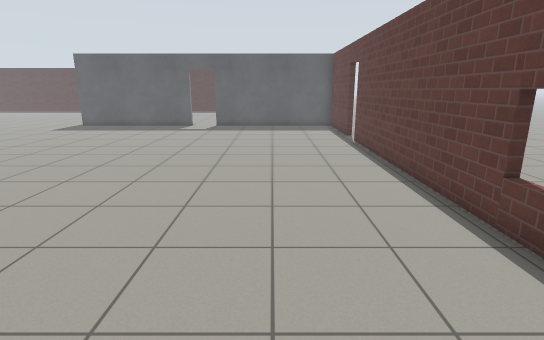
view 1 (above)

17 first-person views from a walk through a Gazebo world. The camera is 1.3 m above the floor, tilts 14° down and sees 80° across. The floor is counted in squares, 0.5 m on a side. Each view is taken from the middle of a square. On the plan, view 1 faces up. The plan holds only what a view shows up to about 20 squares ahead; the rest is blank. The place goes on beyond the plan. Robots are left out. Gazebo's built-in surfaces are drawn with simple patterns.

view 2
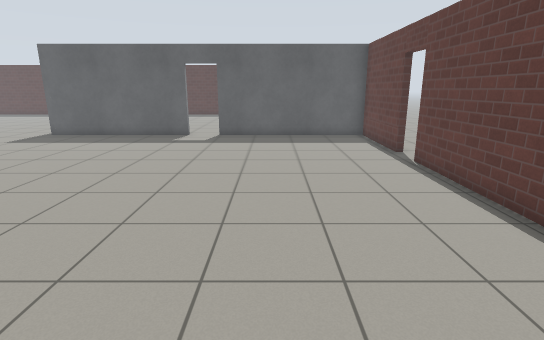

view 3
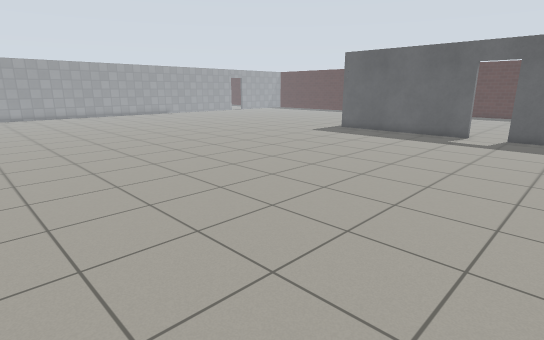

view 4
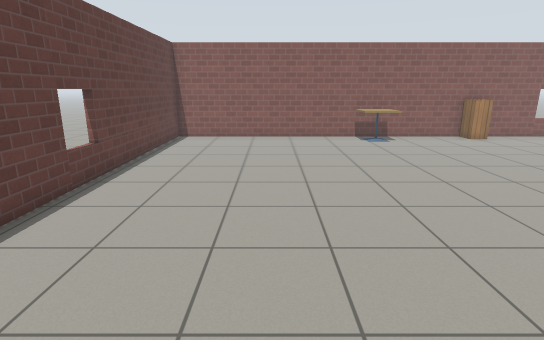

view 5
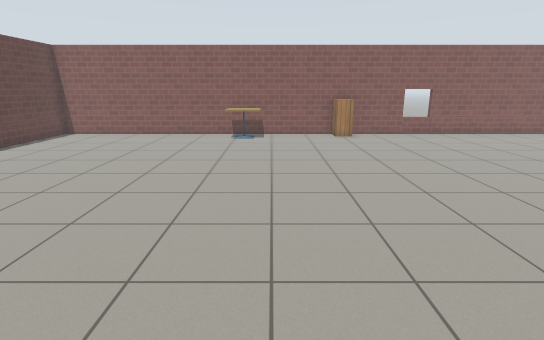

view 6
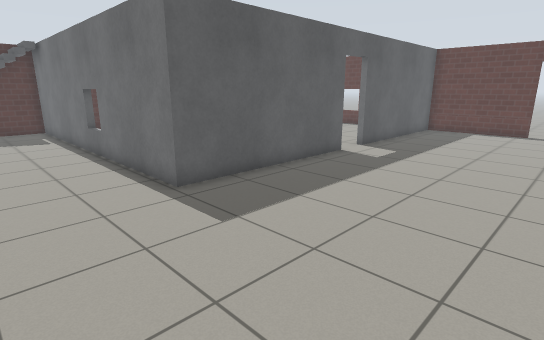

view 7
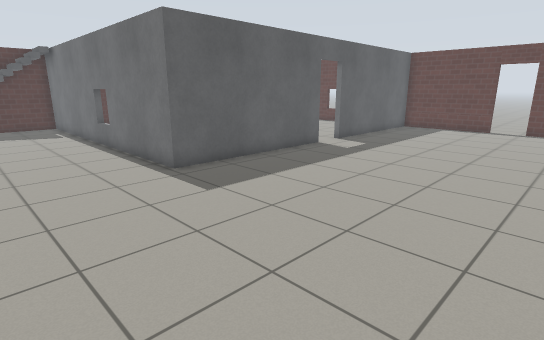

view 8
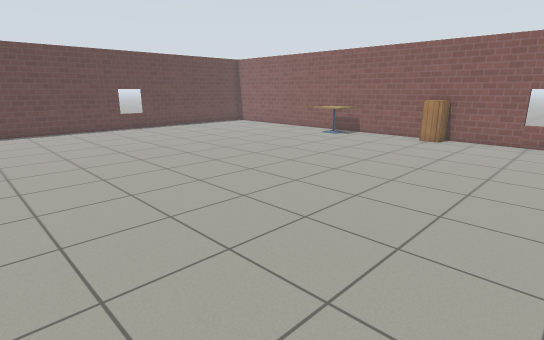

view 9
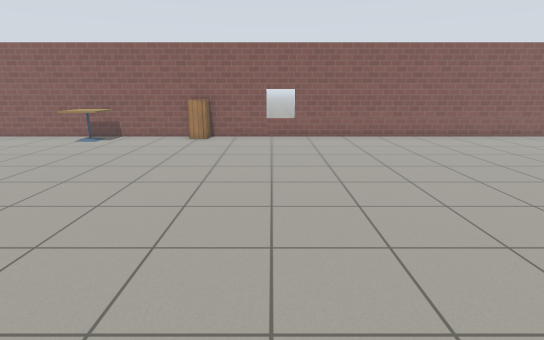

view 10
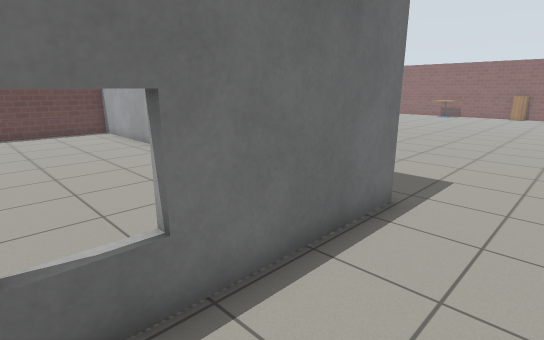

view 11
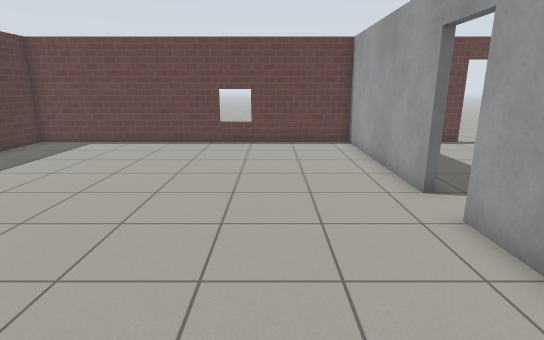

view 12
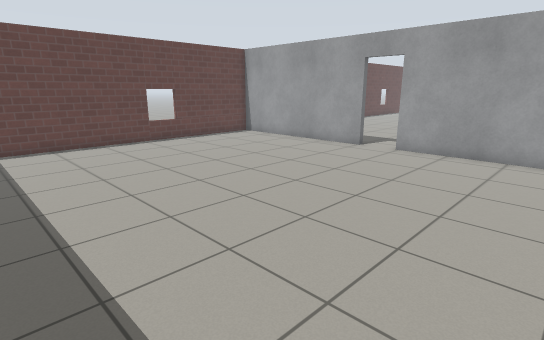

view 13
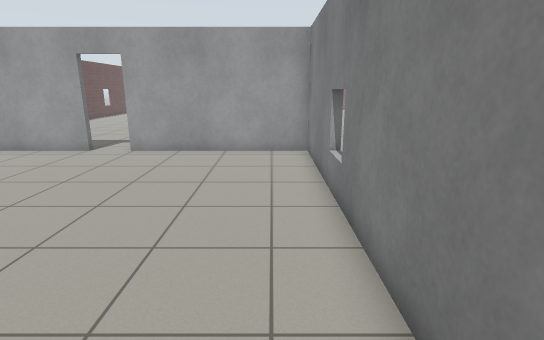

view 14
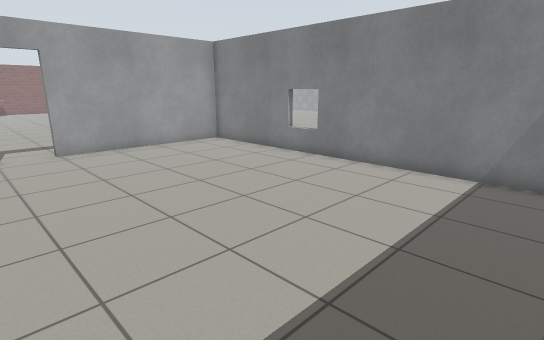

view 15
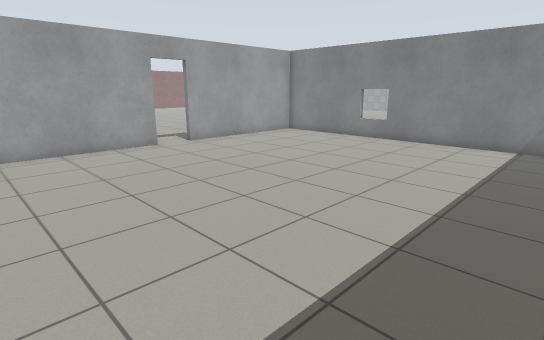

view 16
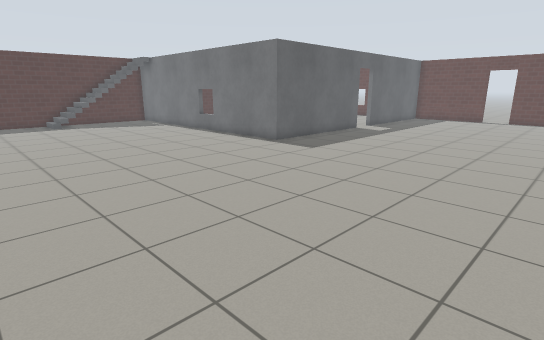

view 17
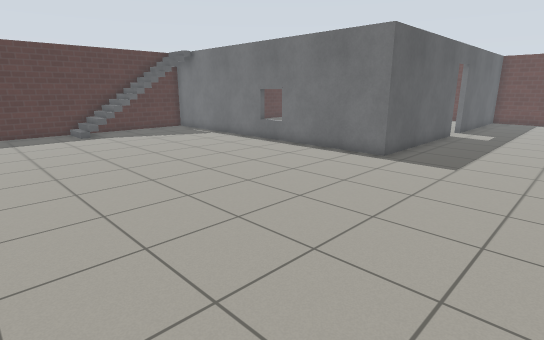

### Floor plan
Points are (right, up) in squares from view 1. A wall is a line through its corners. A room is listed if a view was taken in it or the views show most of it. See-through windows are left out.
Room 1 (views 1, 2, 3, 4, 5, 6, 7, 8, 9, 10, 16, 17)
walls: (-5.9, 23.8) (-13.8, 23.8) (-13.8, 39.5); (4.3, 18.5) (4.3, 23.8) (-4.1, 23.8); (-26.5, -4.3) (4.3, -4.3) (4.3, 16.9)
ways out: open door at (-4.5, 24) to room 2; open door at (4.3, 17.7)
objects: stairs (-20, 37) to (-16, 37); cabinet (-12, -4) to (-12, -3); cafe table (-7, -3) to (-6, -2)
Room 2 (views 11, 12, 13, 14, 15)
walls: (-4.1, 24.1) (4.3, 24.1) (4.3, 39.5); (-13.5, 38.4) (-13.5, 24.1) (-5.9, 24.1)
ways out: open door at (-4.5, 24) to room 1

Where each view was taken, in squares from view 1:
view 1: 0 up, 0 right, facing up
view 2: 5 up, 1 left, facing up
view 3: 4 up, 1 left, facing up-left
view 4: 14 up, 1 left, facing down
view 5: 15 up, 8 left, facing down
view 6: 16 up, 18 left, facing up-right
view 7: 14 up, 19 left, facing up-right
view 8: 14 up, 18 left, facing down-right
view 9: 14 up, 16 left, facing down
view 10: 31 up, 17 left, facing down-right
view 11: 28 up, 12 left, facing right
view 12: 38 up, 12 left, facing down-right
view 13: 38 up, 12 left, facing down
view 14: 39 up, 3 left, facing down-left
view 15: 39 up, 3 right, facing down-left
view 16: 12 up, 26 left, facing up-right
view 17: 18 up, 26 left, facing up-right
